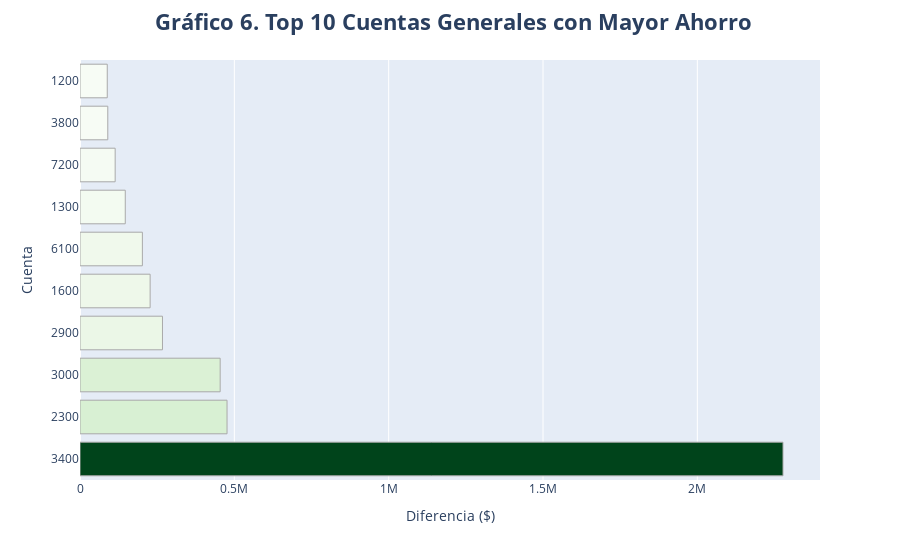

The notebook cell saved with this chart:
### Markdown cell above
El gráfico 5, muestra cómo se distribuye el costo total entre los diferentes tipos de gasto. Cada segmento representa un tipo, y el tamaño del segmento indica qué porcentaje del gasto total corresponde a ese tipo.

Esta visualización permite detectar con facilidad qué áreas dominan el gasto operativo y abre la puerta a preguntas estratégicas

### Code cell
# Filtrar solo REF = "Cuenta General"
ahorros = final_cost_report[final_cost_report["REF"] == "Cuenta General"]
ahorros = ahorros.sort_values("VARIANCE", ascending=False).head(10)
ahorros["VARIANCE_M"] = (ahorros["VARIANCE"] / 1_000_000).round(2)

fig = px.bar(
    ahorros,
    x="VARIANCE",
    y="ACCT",
    labels={"VARIANCE": "Diferencia ($)", "ACCT": "Cuenta"},
    color="VARIANCE",
    color_continuous_scale="greens",
    height=500,
    hover_data={"VARIANCE_M": True}
)

fig.update_traces(
    hovertemplate='<b>Cuenta:</b> %{y}<br>' +
                  '<b>Ahorro:</b> $%{customdata[0]} M<extra></extra>',
    marker=dict(line=dict(color='darkgray', width=1))
)

fig.update_layout(
    title={'text': "<b> Gráfico 6. Top 10 Cuentas Generales con Mayor Ahorro</b>", 'x': 0.5},
    title_font_size=22,
    coloraxis_showscale=False
)

fig.show()

### Figure 1 — Plotly figure (JSON) as saved in the notebook; plotly's stock layout.template omitted (floating-point values rounded to 4 significant figures)
{"data": [{"alignmentgroup": "True", "customdata": [[2.28], [0.48], [0.45], [0.27], [0.23], [0.2], [0.15], [0.11], [0.09], [0.09]], "hovertemplate": "<b>Cuenta:</b> %{y}<br><b>Ahorro:</b> $%{customdata[0]} M<extra></extra>", "legendgroup": "", "marker": {"color": [2277000.0, 476400.0, 454100.0, 267200.0, 227200.0, 202100.0, 146700.0, 113900.0, 90040.0, 88280.0], "coloraxis": "coloraxis", "line": {"color": "darkgray", "width": 1}, "pattern": {"shape": ""}}, "name": "", "offsetgroup": "", "orientation": "h", "showlegend": false, "textposition": "auto", "type": "bar", "x": [2277000.0, 476400.0, 454100.0, 267200.0, 227200.0, 202100.0, 146700.0, 113900.0, 90040.0, 88280.0], "xaxis": "x", "y": ["3400", "2300", "3000", "2900", "1600", "6100", "1300", "7200", "3800", "1200"], "yaxis": "y"}], "layout": {"autosize": true, "barmode": "relative", "coloraxis": {"colorbar": {"title": {"text": "Diferencia ($)"}}, "colorscale": [[0, "rgb(247,252,245)"], [0.125, "rgb(229,245,224)"], [0.25, "rgb(199,233,192)"], [0.375, "rgb(161,217,155)"], [0.5, "rgb(116,196,118)"], [0.625, "rgb(65,171,93)"], [0.75, "rgb(35,139,69)"], [0.875, "rgb(0,109,44)"], [1, "rgb(0,68,27)"]], "showscale": false}, "legend": {"tracegroupgap": 0}, "margin": {"t": 60}, "title": {"font": {"size": 22}, "text": "<b> Gráfico 6. Top 10 Cuentas Generales con Mayor Ahorro</b>", "x": 0.5}, "xaxis": {"anchor": "y", "autorange": true, "domain": [0, 1], "range": [0, 2397000.0], "title": {"text": "Diferencia ($)"}, "type": "linear"}, "yaxis": {"anchor": "x", "autorange": true, "domain": [0, 1], "range": [-0.5, 9.5], "title": {"text": "Cuenta"}, "type": "category"}}}
